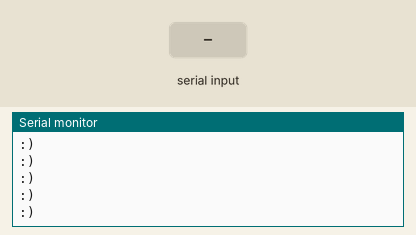
Simulated run of this sketch. Board: Arduino Uno, built with avr-gcc and run on an emulated ATmega328P. On the bench: the last lines printed to the serial monitor. The inputs (shaded band) are chosen by the test bench.

Above: at 1.2 s.
1.3 s: "1" received over Serial
At 3.5 s:
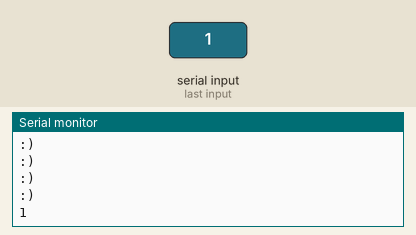
3.8 s: "0" received over Serial
5.3 s: "2" received over Serial
At 7.6 s:
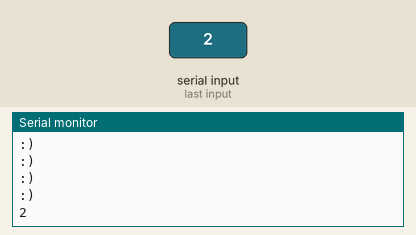

The sketch:

zad1.ino
```cpp
void setup() {
  // put your setup code here, to run once:
  Serial.begin(9600);
  Serial.println("Hello World!");
}

void loop() {
  // put your main code here, to run repeatedly:

  if(Serial.available()>0){
    String teststr = Serial.readString();  //read until timeout
    Serial.println(teststr);
    while (Serial.available() == 0) {}     //wait for data available
    teststr = Serial.readString();  //read until timeout
    Serial.println(teststr);
  }
  Serial.println(":)");
}
```

Measured:
- after the input at 1.3 s, the serial monitor: prints a new line after 1.0 s (image 1)
- after the input at 5.3 s, the serial monitor: prints a new line after 1.0 s (image 2)
